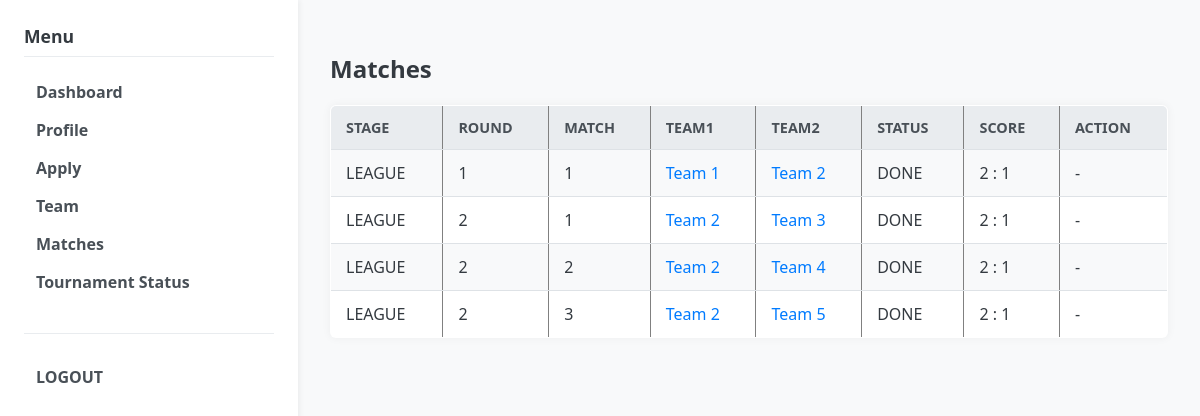
/user/matches (signed in), run on an earlier commit of the app's database.
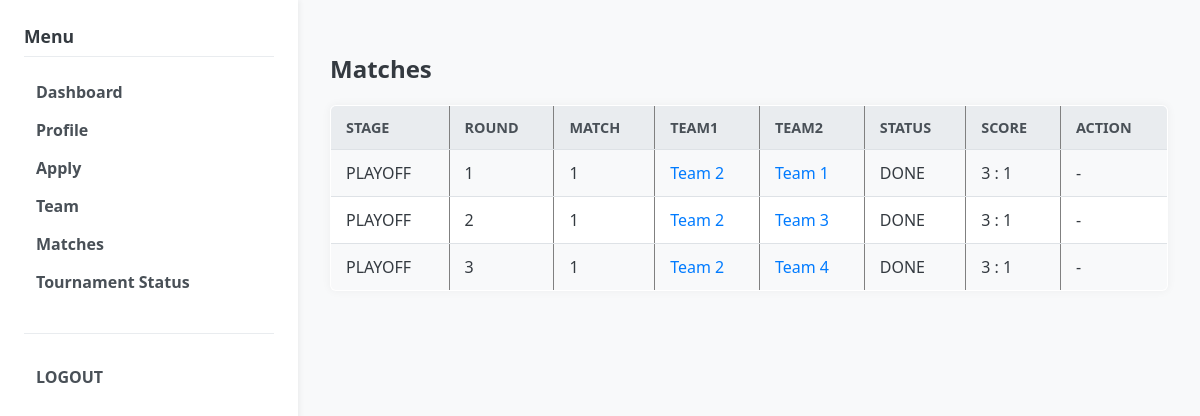
And on a later commit of the database.
### models.py (models this page shows)
class Match(db.Model):
    __tablename__ = "matches"
    id = db.Column(db.Integer, primary_key=True)
    tournament_id = db.Column(db.Integer, db.ForeignKey("tournaments.id"), nullable=False)
    stage = db.Column(db.String(16), default="LEAGUE")  # LEAGUE / PLAYOFF / FINAL
    round_no = db.Column(db.Integer)    # 라운드 번호(1,2,3,...)
    match_no = db.Column(db.Integer)    # 해당 라운드 내 경기 번호
    team1_id = db.Column(db.Integer, db.ForeignKey("teams.id"), nullable=False)
    team2_id = db.Column(db.Integer, db.ForeignKey("teams.id"), nullable=False)
    scheduled_at = db.Column(db.DateTime)
    status = db.Column(db.String(16), default="SCHEDULED")  # SCHEDULED / DONE
    team1_score = db.Column(db.Integer)
    team2_score = db.Column(db.Integer)
    winner_team_id = db.Column(db.Integer, db.ForeignKey("teams.id"))
    tournament = db.relationship("Tournament")
    team1 = db.relationship("Team", foreign_keys=[team1_id])
    team2 = db.relationship("Team", foreign_keys=[team2_id])
    winner_team = db.relationship("Team", foreign_keys=[winner_team_id])

class Team(db.Model):
    __tablename__ = "teams"
    id = db.Column(db.Integer, primary_key=True)
    name = db.Column(db.String(64), nullable=False)
    tournament_id = db.Column(db.Integer, db.ForeignKey("tournaments.id"), nullable=False)
    captain_user_id = db.Column(db.Integer, db.ForeignKey("users.id"))
    tournament = db.relationship("Tournament", back_populates="teams")
    members = db.relationship("TeamMember", back_populates="team")
    captain = db.relationship("User", foreign_keys=[captain_user_id])

### app.py (the view)
@app.route("/user/matches")
@login_required(role="USER")
def user_matches():
    user = current_user()
    team_ids = {tm.team_id for p in Participant.query.filter_by(user_id=user.id).all()
                               for tm in p.team_membership.team.members} if False else set()
    tournament = Tournament.query.first()
    if not tournament:
        return render_template("user/matches.html", matches=[], tournament=None, my_participant=None, my_team_id=None)
    my_participant = Participant.query.filter_by(
        user_id=user.id, tournament_id=tournament.id
    ).first()
    my_team_id = None
    if my_participant and my_participant.team_membership:
        my_team_id = my_participant.team_membership.team_id
    if not my_team_id:
        return render_template("user/matches.html",
                               matches=[],
                               tournament=tournament,
                               my_participant=my_participant,
                               my_team_id=None)
    matches = Match.query.filter(
        Match.tournament_id == tournament.id,
        ((Match.team1_id == my_team_id) | (Match.team2_id == my_team_id))
    ).order_by(Match.stage, Match.round_no, Match.match_no).all()
    return render_template("user/matches.html",
                           matches=matches,
                           tournament=tournament,
                           my_participant=my_participant,
                           my_team_id=my_team_id)

### app.py (called while the page is built)
def current_user():
    user_id = session.get("user_id")
    if not user_id:
        return None
    user = User.query.get(user_id)
    return user

def login_required(role=None):
    def decorator(fn):
        from functools import wraps
        @wraps(fn)
        def wrapper(*args, **kwargs):
            user = current_user()
            active_role = session.get("role")
            if not user or not active_role:
                return redirect(url_for("login_page"))
            if role and active_role != role:
                flash("Permission denied. You are logged in as " + active_role + ".")
                return redirect(url_for("login_page"))
            return fn(*args, **kwargs)
        return wrapper
    return decorator

@app.context_processor
def inject_helpers():
    return dict(
        calculate_estimated_score=calculate_estimated_score,
        get_user_score=get_user_score,
        get_member_weighted_score=get_member_weighted_score,
    )

### templates/user/matches.html (shortened to what this page needs)
{% extends "base.html" %}
{% block content %}
<h2>Matches</h2>
{% if not tournament %}
    <p>No tournament is currently active.</p>
{% elif not matches %}
    <p>No matches have been scheduled for your team yet.</p>
    <p>Current Tournament Status: <strong>{{ tournament.status }}</strong> (Stage: {{ tournament.current_stage or "-" }})</p>
{% else %}
<table border="1" cellpadding="4">
    <tr>
        <th>Stage</th>
        <th>Round</th>
        <th>Match</th>
        <th>Team1</th>
        <th>Team2</th>
        <th>Status</th>
        <th>Score</th>
        <th>Action</th>
    </tr>
    {% for m in matches %}
        <tr>
            <td>{{ m.stage }}</td>
            <td>{{ m.round_no }}</td>
            <td>{{ m.match_no }}</td>
            <td><a href="{{ url_for('team_detail', team_id=m.team1_id) }}">{{ m.team1.name }}</a></td>
            <td><a href="{{ url_for('team_detail', team_id=m.team2_id) }}">{{ m.team2.name }}</a></td>
            <td>{{ m.status }}</td>
            <td>
                {% if m.status == "DONE" %}
                    {{ m.team1_score }} : {{ m.team2_score }}
                {% else %}
                    -
                {% endif %}
            </td>
            <td>
                {% if m.status == "SCHEDULED" %}
                    <a href="{{ url_for('user_match_report', match_id=m.id) }}">Report Result</a>
                {% else %}
                    -
                {% endif %}
            </td>
        </tr>
    {% endfor %}
</table>
{% endif %}
{% endblock %}

What changed in the data, as far as the page shows it:
removed Match: stage "LEAGUE", round_no "2", match_no "1", team1.name "Team 2", team2.name "Team 3", status "DONE", team1_score "2", team2_score "1"
removed Match: stage "LEAGUE", round_no "2", match_no "2", team1.name "Team 2", team2.name "Team 4", status "DONE", team1_score "2", team2_score "1"
removed Match: stage "LEAGUE", round_no "2", match_no "3", team1.name "Team 2", team2.name "Team 5", status "DONE", team1_score "2", team2_score "1"
changed Match "Team 1": stage "LEAGUE" → "PLAYOFF"; team1.name "Team 1" → "Team 2"; team2.name "Team 2" → "Team 1"; team1_score "2" → "3"
now on this page (row edited): Match: stage "PLAYOFF", round_no "2", match_no "1", team1.name "Team 2", team2.name "Team 3", status "DONE", team1_score "3", team2_score "1"
now on this page (row edited): Match: stage "PLAYOFF", round_no "3", match_no "1", team1.name "Team 2", team2.name "Team 4", status "DONE", team1_score "3", team2_score "1"
